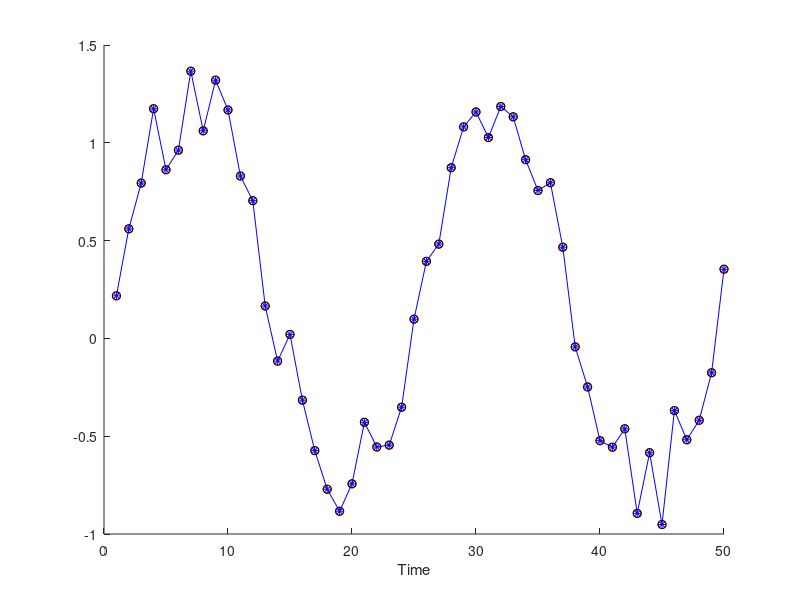

Write the MATLAB code that produced this figure.
% Inverse fft from scratch

N = 50;
signal = sin(linspace(0,4*pi,N)) + rand(1,N)/2; % data
fTime = ((1:N)-1)/N;

% initialize Fourier output matrix
fourierCoefs = zeros(size(signal));

for fi=1:N
    % complex sine wave for this frequency
    fourierSine = exp(-1i*2*pi*fTime*(fi-1));
    % dot product as sum ofpoint-wise multiplications
    fourierCoefs(fi) =  sum(fourierSine .* signal);
    
end

% divide by N to scale coefs properly
fourierCoefs = fourierCoefs/N;

% use the fft function for comparison
fourierCoefsF = fft(signal)/N;

% reconstruct signal
reconSig = zeros(size(signal));

for fi=1:N
    % create "template" sine waves
    fourierSine = exp(1i*2*pi*fTime*(fi-1));
    % modulate by fourier coefficient and add to reconstruted signal
    reconSig = reconSig + fourierCoefs(fi)*fourierSine;
end

% plot
figure(1), clf, hold on
plot(signal, 'b*-')
plot(real(reconSig), 'ro')
plot(real(ifft(fourierCoefsF))*N, 'ko')
xlabel('Time')
